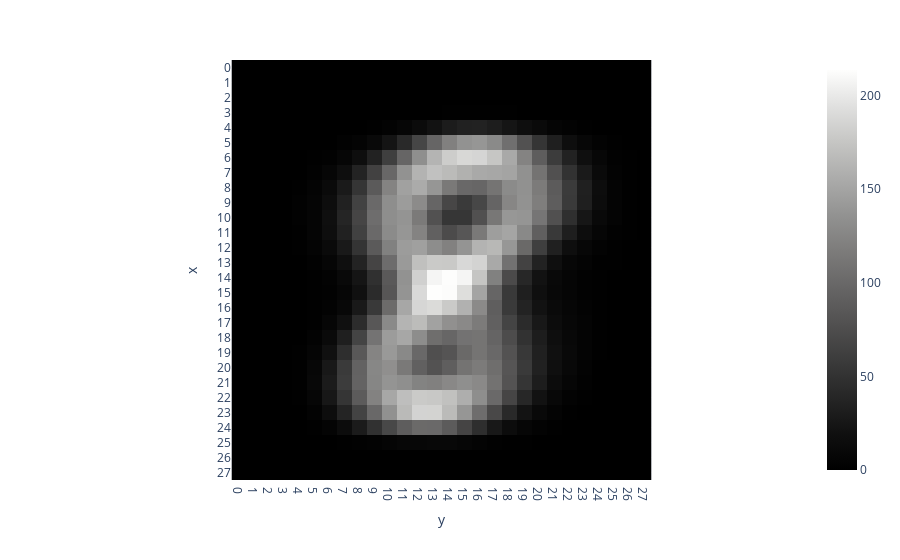

The notebook cell saved with this chart:
### Markdown cell above
# Make Observations

### Code cell
eight = digits[digits['label'] == 8]

colnames = {}
pixel_num = 0
for i in range(0, 28):
    for j in range(0, 28):
        colnames[f'pixel{pixel_num}'] = f'{i},{j}'
        pixel_num += 1

eight = eight.rename(columns=colnames).drop('label', axis=1)

eight = eight.mean(axis=0).reset_index().rename(columns={'index': 'pixel', 0: 'brightness'})
eight[["x","y"]] = eight["pixel"].str.split(",", expand=True).rename(columns={0: "x", 1: "y"})
eight = eight.drop('pixel', axis=1)

eight = eight.pivot_table(index='x', columns='y', values='brightness', sort=False)

heatmap = px.imshow(eight, color_continuous_scale='gray')
heatmap.show()

### Figure 1 — Plotly figure (JSON) as saved in the notebook; plotly's stock layout.template omitted (floating-point values rounded to 4 significant figures; data arrays with more than 128 entries replaced by an {"elided": "..."} marker saying what was removed)
{"data": [{"coloraxis": "coloraxis", "hovertemplate": "y: %{x}<br>x: %{y}<br>color: %{z}<extra></extra>", "name": "0", "type": "heatmap", "x": ["0", "1", "2", "3", "4", "5", "6", "7", "8", "9", "10", "11", "12", "13", "14", "15", "16", "17", "18", "19", "20", "21", "22", "23", "24", "25", "26", "27"], "xaxis": "x", "y": ["0", "1", "2", "3", "4", "5", "6", "7", "8", "9", "10", "11", "12", "13", "14", "15", "16", "17", "18", "19", "20", "21", "22", "23", "24", "25", "26", "27"], "yaxis": "y", "z": {"elided": "28x28 float values"}}], "layout": {"coloraxis": {"colorscale": [[0, "rgb(0, 0, 0)"], [0.09091, "rgb(16, 16, 16)"], [0.1818, "rgb(38, 38, 38)"], [0.2727, "rgb(59, 59, 59)"], [0.3636, "rgb(81, 80, 80)"], [0.4545, "rgb(102, 101, 101)"], [0.5455, "rgb(124, 123, 122)"], [0.6364, "rgb(146, 146, 145)"], [0.7273, "rgb(171, 171, 170)"], [0.8182, "rgb(197, 197, 195)"], [0.9091, "rgb(224, 224, 223)"], [1, "rgb(254, 254, 253)"]]}, "margin": {"t": 60}, "xaxis": {"anchor": "y", "constrain": "domain", "domain": [0, 1], "scaleanchor": "y", "title": {"text": "y"}}, "yaxis": {"anchor": "x", "autorange": "reversed", "constrain": "domain", "domain": [0, 1], "title": {"text": "x"}}}}
